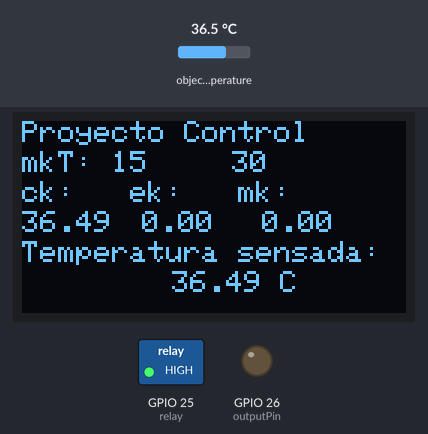
Bench run of a sketch on a simulated ESP32. Shown: 128×64 one-colour display, switched loads named in the sketch (green lamp = pin HIGH), output pins drawn as LEDs (lit = HIGH). The inputs (shaded band) are chosen by the test bench; at power-on: object temperature 36.5 °C. Nothing arrives over Bluetooth unless stated; what the sketch prints to the serial monitor is not drawn.

Above: at 1.2 s.
1.3 s: object temperature set to 20 °C
At 2.6 s:
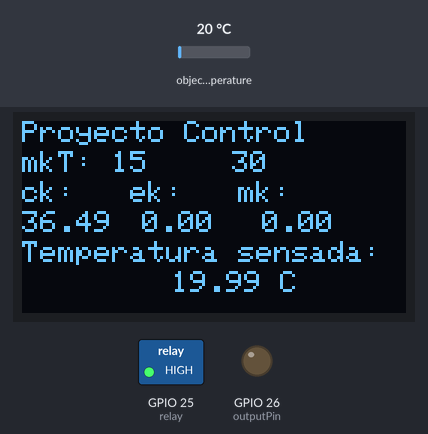
3.6 s: object temperature set to 26 °C
At 5.0 s:
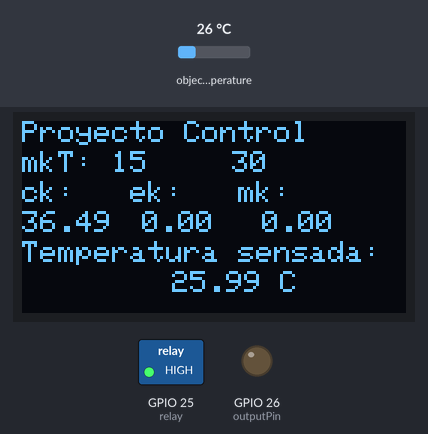
5.6 s: object temperature set to 32 °C
At 7.3 s:
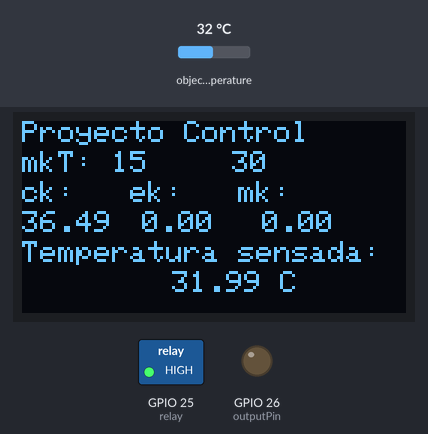
Timing chart, 0 to 8.8 s (numbered marks = the images above; inputs shaded):
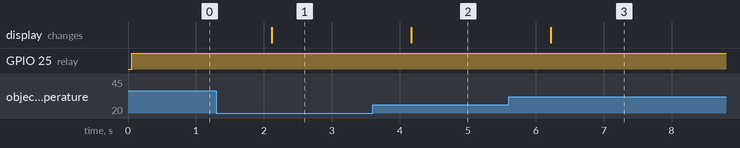

The sketch:

FINAL_CONTROL.ino
```cpp
#include "BluetoothSerial.h"
#include <RBDdimmer.h>//
BluetoothSerial SerialBT;

#include <Wire.h>
#include <Adafruit_SSD1306.h> //Libreria especial para la pantalla que uso
#include <Adafruit_GFX.h> //Libreria generica para oled


#include <Adafruit_MLX90614.h>

#define ANCHO 128 // Cambia cada vez que vea la palabra ancho por el numero 128
#define ALTO 64  // Igual con este por el numero 64

#define OLED_RESET 4 // esto no sera usado pero el objeto debe ser definido porq la libreria lo pide

Adafruit_SSD1306 oled(ANCHO, ALTO, &Wire, OLED_RESET); // creamos objeto llamado oled le pasamos los paramatros de inicializacion


Adafruit_MLX90614 mlx = Adafruit_MLX90614();

float sensorValue = 0;


/////////////////////PID
float kp=65;//43.05452335;
float ki=0.03;//0.03759132612;
int T=120;

float r1,r2;
float  c1;
float  e1;
float  m1;

float c2;
float e2;
float m2;

float mk;
float ck;
float ek;
int rk=30;

float mkT;

int incoming;

////////////////////
//#define USE_SERIAL  SerialUSB //Serial for boards whith USB serial port
#define USE_SERIAL  Serial
#define outputPin  26 //GPI013
#define zerocross  27 // for boards with CHANGEBLE input pins

dimmerLamp dimmer(outputPin, zerocross); //initialase port for dimmer for ESP8266, ESP32, Arduino due boards
//dimmerLamp dimmer(outputPin); //initialase port for dimmer for MEGA, Leonardo, UNO, Arduino M0, Arduino Zero
int i = 1;
int outVal = 0;

const int relay = 25;
void setup() {
  SerialBT.begin("ESP32");
   Wire.begin(); // inicializacion de comunicacion por I2C

  oled.begin(SSD1306_SWITCHCAPVCC, 0x3C);  // inicializacion de objeto con parametros importantes primero de alimentacion segundo direccion de comunicacion I2C
  Serial.begin(19200);
  mlx.begin();
  pinMode(relay, OUTPUT);


dimmer.begin(NORMAL_MODE, ON); //dimmer initialisation: name.begin(MODE, STATE)


}

void loop() {
//Recivir Datos
  if (SerialBT.available())
  {
    incoming = SerialBT.read(); //Read what we receive

    // separate button ID from button value -> button ID is 10, 20, 30, etc, value is 1 or 0
    int button = floor(incoming / 10);
    int value = incoming % 10;

    switch (button) {
      case 1:
        Serial.print("Button 1:"); Serial.println(value);

        if (value == 1)
        {
          rk=rk-1;
          Serial.print("rk "); Serial.println(rk);
        }
        if (rk<20)
        {
          rk=20;
          Serial.print("rk "); Serial.println(rk);
        }

        break;

      case 2:

        break;
      case 3:
        Serial.print("Button 3:"); Serial.println(value);

        if (value == 1)
        {
          rk=rk+1;
          Serial.print("rk "); Serial.println(rk);
        }
        if (rk>50)
        {
          rk=50;
          Serial.print("rk "); Serial.println(rk);
        }

        break;
    }
  }

   sensorValue = mlx.readObjectTempC();
   Serial.print("Tiempo ");
   Serial.println(i);
   Serial.print("Temperatura: ");
   Serial.print(sensorValue);

//
//  SerialBT.print(i);
//  SerialBT.print(",");
//  SerialBT.print(sensorValue);
//  SerialBT.println(";");
if(i==1)
{
ck=sensorValue;
e1=rk-sensorValue;
m1=0.5*((2*kp+T*ki)*e1);

  if (mk>100)
  {
     mk=100;
  }

  if (mk>33.33)
  {
   //  mk=33;
     mkT=33;
  }

  if (mk<33.33)
  {
   //  mk=33;
     mkT=mk;
  }

  if (mk<0)
  {
        mk=0;
        mkT=0;
  }

}


if (i%T==0)
{
  ck=sensorValue;
  ek=rk-ck;
  mk=0.5*(2*m1+(2*kp+T*ki)*ek+(T*ki-2*kp)*e1);


  if (mk>100)
  {
     mk=100;
  }

  if (mk>33.33)
  {
   //  mk=33;
     mkT=33;
  }

  if (mk<33.33)
  {
   //  mk=33;
     mkT=mk;
  }

  if (mk<0)
  {
        mk=0;
        mkT=0;
  }

  m1=mk;
  e1=ek;
  c1=ck;


  m2=m1;
  e2=e1;
  c2=c1;

}

  oled.clearDisplay();        // limpia pantalla
  oled.setTextColor(WHITE);   // establece color al unico disponible debido a que se trata como una pantalla monocromo
  oled.setCursor(0,0);        //colocar el cursor en el pixel que se desea empezar a escribir
  oled.setTextSize(1);        //Se elige la escala de pixeles que tomara un caracter se puede
  oled.print("Proyecto Control");   // escribe en pantalla el texto
  oled.setCursor (0, 10);    // ubica cursor en coordenas 10,30
  oled.print("mkT:");
  oled.setCursor (30, 10);
  //oled.print(mkT);
  oled.print(15);

  oled.setCursor (70, 10);
  oled.print(rk);
  oled.setCursor (0, 20);    // ubica cursor en coordenas 10,30
  oled.print("ck:   ek:   mk:");
  oled.setCursor (0, 30);
  oled.print(ck);


  oled.setCursor (40, 30);
  oled.print(ek);


  oled.setCursor (80, 30);
  oled.print(mk);


  oled.setCursor (0,40);
  oled.print("Temperatura sensada:");
  oled.setCursor (50, 50);
oled.print(mlx.readObjectTempC()); // para el dato


  oled.print(" C"); // grados
  oled.display();     // muestra en pantalla todo lo establecido anteriormente
  //T
  SerialBT.print(i);
  SerialBT.print(",");
    //T
  SerialBT.print(sensorValue);
  SerialBT.print(",");
  //ck
  SerialBT.print(rk);
  SerialBT.print(",");
  //ck
  SerialBT.print(ck);
  SerialBT.print(",");
  //mk
  SerialBT.print(mk);
  SerialBT.print(",");
  //ek
  SerialBT.print(ek);
  SerialBT.print(",");
  //mkT
  SerialBT.print(mkT);
  SerialBT.println(";");


if(mkT<33.33){
  digitalWrite(relay, HIGH);
  dimmer.setPower(mkT); // name.setPower(0%-100%)33.33 = 40v
}


  i = i + 1;

  delay(1000);

}
```

Measured:
- after the input at 1.3 s, the display: changes after 0.81 s (image 1)
- after the input at 3.6 s, the display: changes after 0.57 s (image 2)
- after the input at 5.6 s, the display: changes after 0.62 s (image 3)
